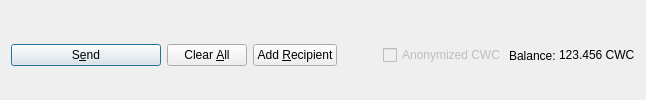
         <widget class="QFrame" name="frame_Send">
          <layout class="QHBoxLayout" name="horizontalLayout">
           <property name="bottomMargin">
            <number>0</number>
           </property>
           <item>
            <widget class="QPushButton" name="sendButton">
             <property name="minimumSize">
              <size>
               <width>150</width>
               <height>0</height>
              </size>
             </property>
             <property name="toolTip">
              <string>Confirm the send action</string>
             </property>
             <property name="text">
              <string>S&amp;end</string>
             </property>
             <property name="icon">
              <iconset resource="../cryptowithacause.qrc">
               <normaloff>:/icons/send</normaloff>:/icons/send</iconset>
             </property>
             <property name="autoDefault">
              <bool>false</bool>
             </property>
             <property name="default">
              <bool>true</bool>
             </property>
            </widget>
           </item>
           <item>
            <widget class="QPushButton" name="clearButton">
             <property name="sizePolicy">
              <sizepolicy hsizetype="Minimum" vsizetype="Fixed">
               <horstretch>0</horstretch>
               <verstretch>0</verstretch>
              </sizepolicy>
             </property>
             <property name="toolTip">
              <string>Clear all fields of the form.</string>
             </property>
             <property name="text">
              <string>Clear &amp;All</string>
             </property>
             <property name="icon">
              <iconset resource="../cryptowithacause.qrc">
               <normaloff>:/icons/remove</normaloff>:/icons/remove</iconset>
             </property>
             <property name="autoDefault">
              <bool>false</bool>
             </property>
            </widget>
           </item>
           <item>
            <widget class="QPushButton" name="addButton">
             <property name="toolTip">
              <string>Send to multiple recipients at once</string>
             </property>
             <property name="text">
              <string>Add &amp;Recipient</string>
             </property>
             <property name="icon">
              <iconset resource="../cryptowithacause.qrc">
               <normaloff>:/icons/add</normaloff>:/icons/add</iconset>
             </property>
             <property name="autoDefault">
              <bool>false</bool>
             </property>
            </widget>
           </item>
           <item>
            <spacer name="horizontalSpacer">
             <property name="orientation">
              <enum>Qt::Horizontal</enum>
             </property>
             <property name="sizeHint" stdset="0">
              <size>
               <width>40</width>
               <height>20</height>
              </size>
             </property>
            </spacer>
           </item>
           <item>
            <layout class="QHBoxLayout" name="horizontalLayout_2">
             <property name="spacing">
              <number>3</number>
             </property>
             <item>
              <widget class="QCheckBox" name="checkzCWC">
               <property name="enabled">
                <bool>false</bool>
               </property>
               <property name="text">
                <string>Anonymized CWC</string>
               </property>
              </widget>
             </item>
             <item>
              <widget class="QLabel" name="label">
               <property name="text">
                <string>Balance:</string>
               </property>
              </widget>
             </item>
             <item>
              <widget class="QLabel" name="labelBalance">
               <property name="sizePolicy">
                <sizepolicy hsizetype="Preferred" vsizetype="Fixed">
                 <horstretch>0</horstretch>
                 <verstretch>0</verstretch>
                </sizepolicy>
               </property>
               <property name="cursor">
                <cursorShape>IBeamCursor</cursorShape>
               </property>
               <property name="text">
                <string notr="true">123.456 CWC</string>
               </property>
               <property name="textInteractionFlags">
                <set>Qt::LinksAccessibleByMouse|Qt::TextSelectableByKeyboard|Qt::TextSelectableByMouse</set>
               </property>
              </widget>
             </item>
            </layout>
           </item>
          </layout>
         </widget>
